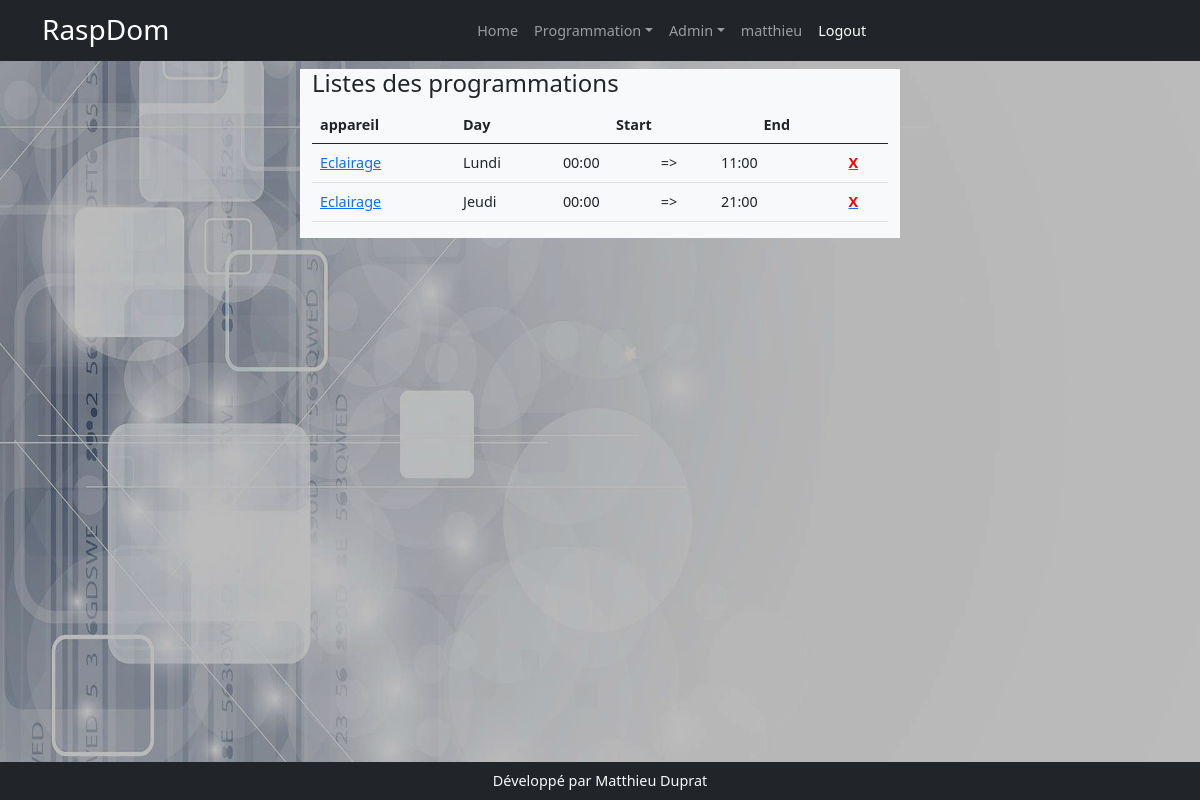
The app's page /programmations (signed in) with its own data.
### models.py (models this page shows, shortened)
class User(UserMixin, db.Model):
    id = db.Column(db.Integer(), primary_key=True)
    username = db.Column(db.String(200))
    first_name = db.Column(db.String(200))
    last_name = db.Column(db.String(200))
    email = db.Column(db.String(200))
    password = db.Column(db.String(200))

class Programmation(db.Model):
    id = db.Column(db.Integer, primary_key=True)
    start = db.Column(db.Integer)
    start_min = db.Column(db.Integer)
    end = db.Column(db.Integer)
    end_min = db.Column(db.Integer)
    day = db.Column(db.Integer)
    appareil = db.Column(db.Integer, db.ForeignKey('appareil.id'), nullable=True)

class Appareil(db.Model):
    id = db.Column(db.Integer, primary_key=True)
    nom = db.Column(db.String(200))
    description = db.Column(db.String(200))
    categorieappareil = db.Column(db.String(200), nullable=True)
    sortie = db.Column(db.String(200), nullable=True)
    image = db.Column(db.String(200), nullable=True)
    gpios = db.relationship('Gpio', backref='appareil', lazy=True)
    order_gpio = db.Column(db.String(200))
    nbre_gpio = db.Column(db.Integer)
    programmations = db.relationship('Programmation', backref='appareil_programmation', lazy=True)
    mode_de_marche = db.relationship('ModeDeMarche',  uselist=False,  backref='appareil_mode_de_marche', lazy=True)
    auto = db.relationship('Auto', uselist=False, backref='appareil_auto', lazy=True)
    sonde_id = db.Column(db.Integer, db.ForeignKey('sonde.id'))
    sonde = db.relationship('Sonde', uselist=False, backref='appareil_sonde', lazy=True)
    manuel = db.relationship('Manuel', uselist=False, backref='appareil_ordre', lazy=True)
    label = db.Column(db.String(250))
    sonde_actived = db.Column(db.Boolean,default=False, nullable=False)
    min = db.Column(db.Float(),default=17.0)
    max = db.Column(db.Float(),default=19.0)
    mf = db.relationship('Mf',  cascade="delete",uselist=False, backref='app_mf', lazy=True)

### app.py (the view)
@app.route('/programmations')
def liste_programmations():
    programmations = Programmation.query.order_by('appareil', 'day').all()
    return render_template('programmation/programmations.html', programmations=programmations)

### app.py (called while the page is built)
@login_manager.user_loader
def user_load(user_id):
    return User.query.get(user_id)

### templates/programmation/programmations.html
{% extends 'base.html' %}
{% set days = ['Lundi','Mardi','Mercredi','Jeudi','Vendredi','Samedi','Dimanche'] %}
{% block content %}
<div class="row">
    <div class="col-md-6 mx-auto  bg-light">
        <h4>Listes des programmations</h4>
        <table class="table">
            <thead>
                <tr>
                    <th>appareil</th>
                    <th>Day</th>
                    <th colspan="2" class="text-center">Start</th>
                    <th colspan="2" class="text-center">End</th>
                    <th></th>
                </tr>
            </thead>
            <tbody>{% for programmation in programmations %}
                <tr>
                    <td><a href="{{url_for('edit_programmation', programmation_id=programmation.id)}}">{{programmation.appareil_programmation.nom}}</a></td>
                    <td>{{ days[programmation.day-1]}}</td>
                    <td>{{'%02d' % programmation.start}}:{{'%02d' % programmation.start_min}}</td>
                    <td> =></td>
                    <td>{{'%02d' % programmation.end}}:{{'%02d' % programmation.end_min}}</td>
                    <td></td>
                    <td><a href="{{url_for('delete_programmation', programmation_id=programmation.id)}}"><b style="color:red">X</b></a></td>
                </tr>{% endfor %}
            </tbody>
        </table>
    </div>
</div>
{% endblock %}

### templates/base.html (shortened to what this page needs)
<!DOCTYPE html>
<html lang="fr">
    <head>
        <link href="{{ url_for('static', filename='css/styles.css') }}" rel="stylesheet" />
    </head>
    <body>
    <img id="img-bck" src="{{ url_for('static', filename='assets/domo.jpg') }}">
        <nav class="navbar navbar-expand-lg navbar-dark bg-dark">
            <div class="container">
                <a class="navbar-brand" href="{{url_for('index')}}">
          <span class="h3">RaspDom</span></a>
                <div class="collapse navbar-collapse" id="navbarSupportedContent" style="flex-grow:0">
                    <ul class="navbar-nav ms-auto mb-2 mb-lg-0">
                        {% if current_user.is_authenticated %}
                         <li class="nav-item" ><a class="nav-link" href="{{ url_for('index')}}">Home</a></li>
                        <li class="nav-item dropdown">
                            <a class="nav-link dropdown-toggle" id="navbarDropdown" href="#" role="button" data-bs-toggle="dropdown" aria-expanded="false">Programmation</a>
                        </li>
                        <li class="nav-item dropdown">
                            <a class="nav-link dropdown-toggle" id="" href="#" role="button" data-bs-toggle="dropdown" aria-expanded="false">Admin</a>
                        </li>
                        <li class=""><a class="nav-link" href="{{url_for('profil')}}">{{current_user.username}}</a></li>
                        <li class=""><a class="nav-link active" aria-current="page" href="{{url_for('logout')}}">Logout</a></li>
                        {% endif %}
                    </ul>
                </div>
            </div>
        </nav>
        <div class="container-fluid pt-2" style="max-height:84vh; overflow:auto">
            {% block content %}
            {% endblock %}
        </div>
        <div class="bg-dark text-light text-center py-2" style="position:absolute; width:100%; bottom:0px">
            Développé par Matthieu Duprat
        </div>
    </body>
</html>

### records on screen
User: username "matthieu"
Programmation: appareil_programmation.nom "Eclairage", day "Lundi", start "00", start_min "00", end "11", end_min "00"
Programmation: appareil_programmation.nom "Eclairage", day "Jeudi", start "00", start_min "00", end "21", end_min "00"
